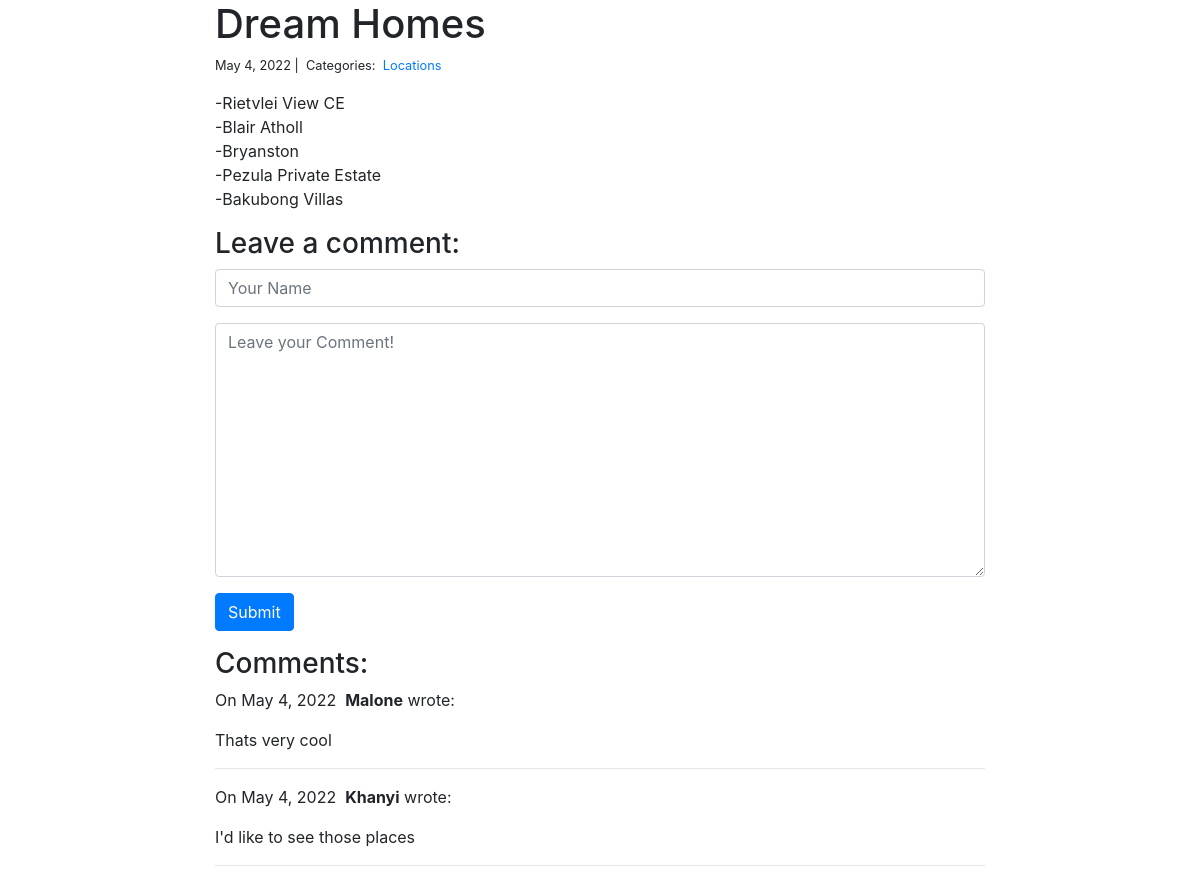
The app's page /blog/2/ with its own data.
### blog/models.py (models this page shows)
class Post(models.Model):
    title = models.CharField(max_length=255)
    body = models.TextField()
    created_on = models.DateTimeField(auto_now_add=True)
    last_modified = models.DateTimeField(auto_now=True)
    categories = models.ManyToManyField('Category', related_name='posts')

class Category(models.Model):
    name = models.CharField(max_length=20)

class Comment(models.Model):
    author = models.CharField(max_length=60)
    body = models.TextField()
    created_on = models.DateTimeField(auto_now_add=True)
    post = models.ForeignKey('Post', on_delete=models.CASCADE)

### blog/views.py (the view)
# urls.py: path("<int:pk>/", views.blog_detail, name="blog_detail"),
def blog_detail(request, pk):
    post = Post.objects.get(pk=pk)
    form = CommentForm()
    if request.method == 'POST':
        form = CommentForm(request.POST)
        if form.is_valid():
            comment = Comment(author=form.cleaned_data["author"], body=form.cleaned_data["body"], post=post)
            comment.save()
    comments = Comment.objects.filter(post=post)
    context = {"post": post, "comments": comments, "form": form}
    return render(request, "blog_detail.html", context)

### blog/forms.py
class CommentForm(forms.Form):
    author = forms.CharField(max_length=60, widget=forms.TextInput(attrs={"class": "form-control", "placeholder": "Your Name"}))
    body = forms.CharField(widget=forms.Textarea(attrs={"class": "form-control", "placeholder": "Leave your Comment!"}))

### blog/templates/blog_detail.html (shortened to what this page needs)
{% extends "base.html" %}
{% block page_content %}
<div class="col-md-8 offset-md-2">
    <h1>{{ post.title }}</h1>
    <small>
        {{ post.created_on.date }} |&nbsp;
        Categories:&nbsp;
        {% for category in post.categories.all %}
        <a href="{% url 'blog_category' category.name %}">
            {{ category.name }}
        </a>&nbsp;
        {% endfor %}
    </small>
    <p>{{ post.body | linebreaks }}</p>
    <h3>Leave a comment:</h3>
    <form action="/blog/{{ post.pk }}/" method="post">
        <div class="form-group">
            {{ form.author }}
        </div>
        <div class="form-group">
            {{ form.body }}
        </div>
        <button type="submit" class="btn btn-primary">Submit</button>
    </form>
    <h3>Comments:</h3>
    {% for comment in comments %}
    <p>
        On {{comment.created_on.date }}&nbsp;
        <b>{{ comment.author }}</b> wrote:
    </p>
    <p>{{ comment.body }}</p>
    <hr>
    {% endfor %}
</div>
{% endblock %}

### blog/templates/base.html (shortened to what this page needs)
<link rel="stylesheet" href="https://stackpath.bootstrapcdn.com/bootstrap/4.1.3/css/bootstrap.min.css">
{% block page_content %}{% endblock %}

### records on screen
Post: title "Dream Homes", created_on "May 4, 2022", body "-Rietvlei View CE -Blair Atholl -Bryanston -Pezula Private Estate -Bakubong Villas"
Category: name "Locations"
Comment: created_on "May 4, 2022", author "Malone", body "Thats very cool"
Comment: created_on "May 4, 2022", author "Khanyi", body "I'd like to see those places"
